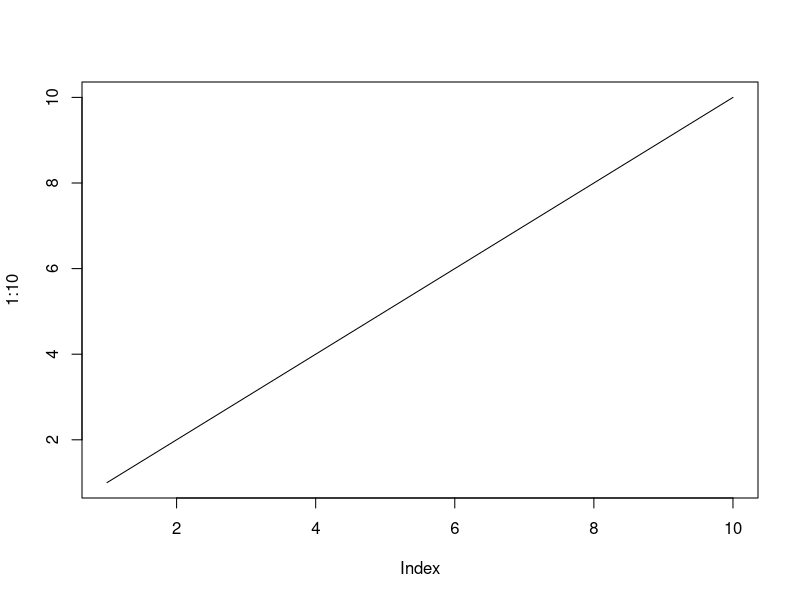
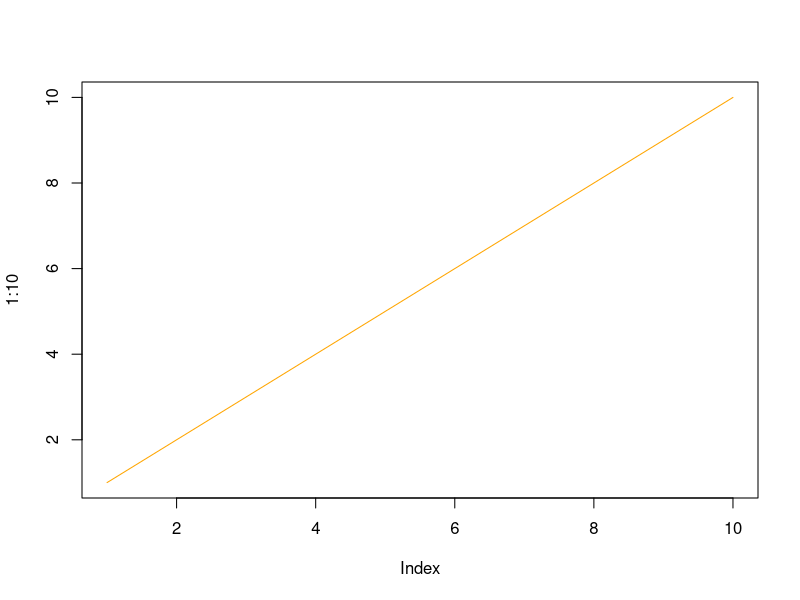
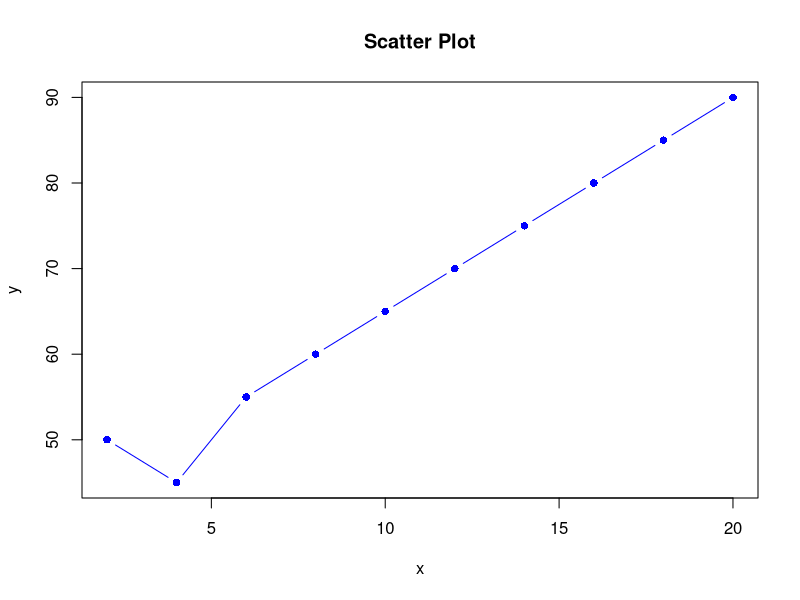
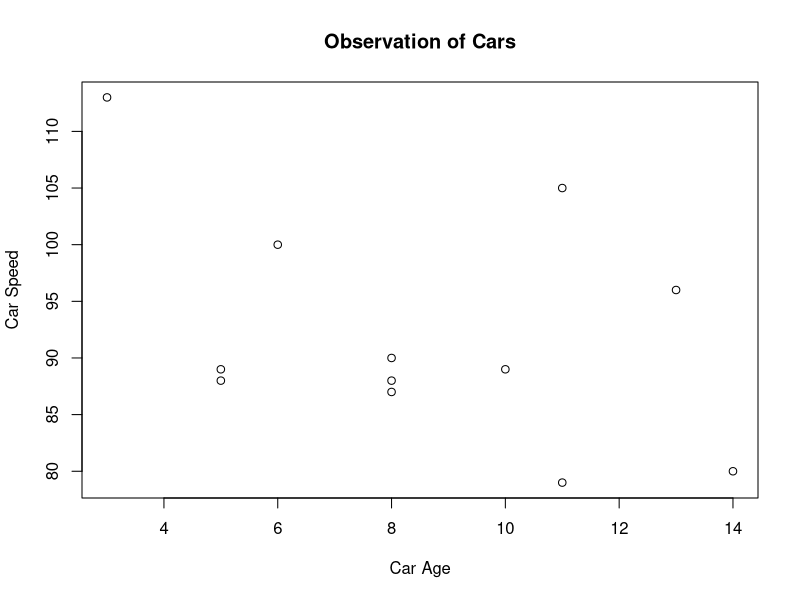
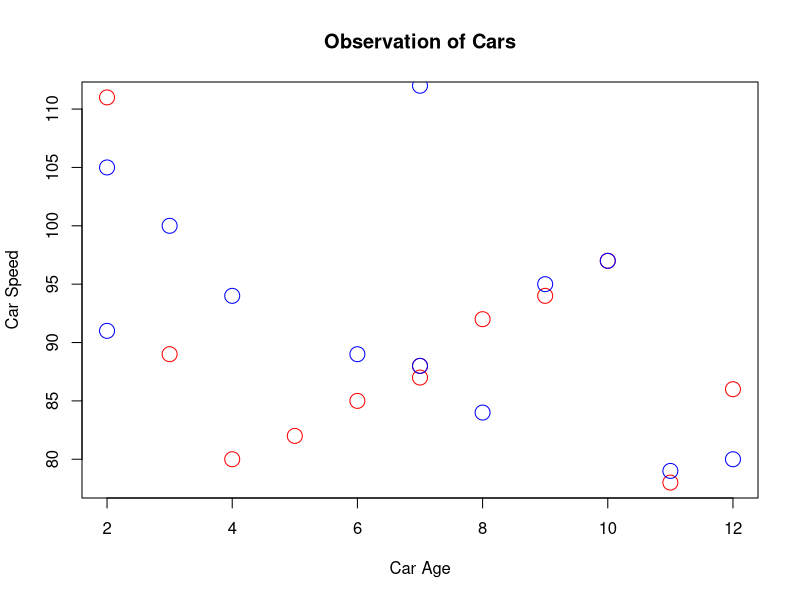
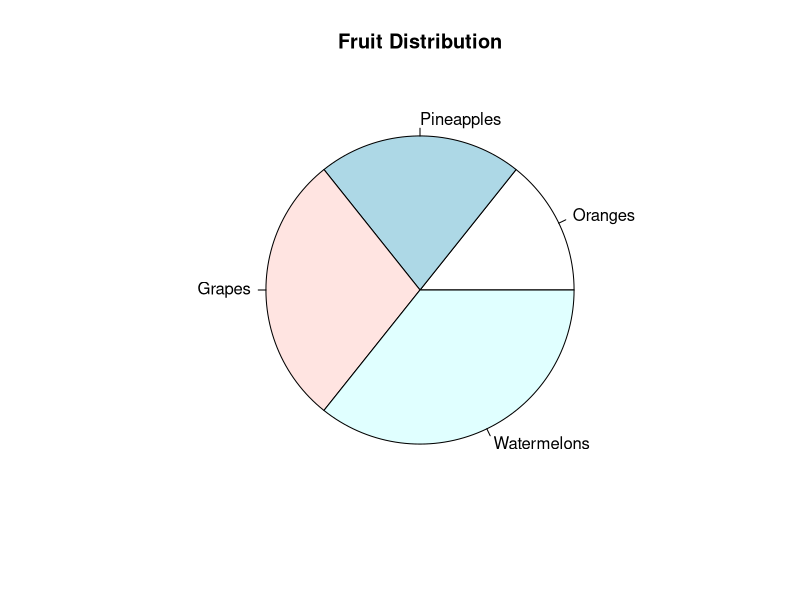
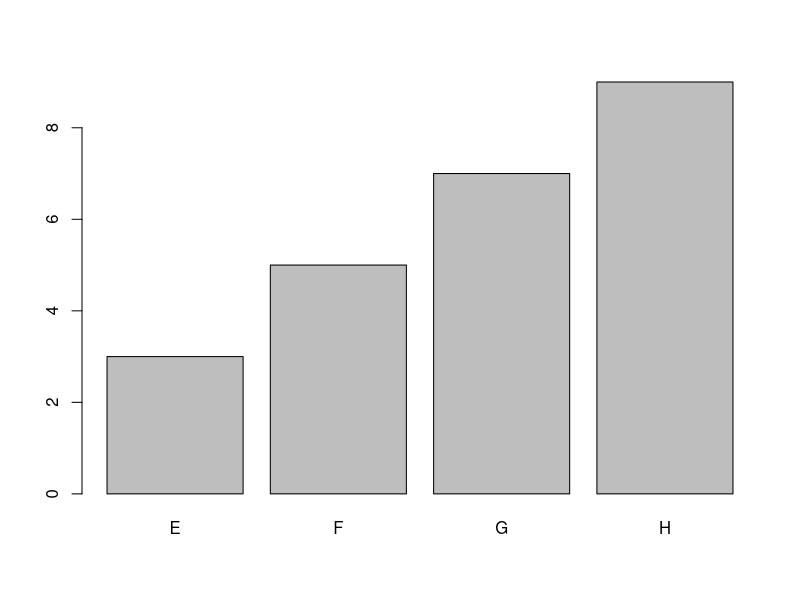
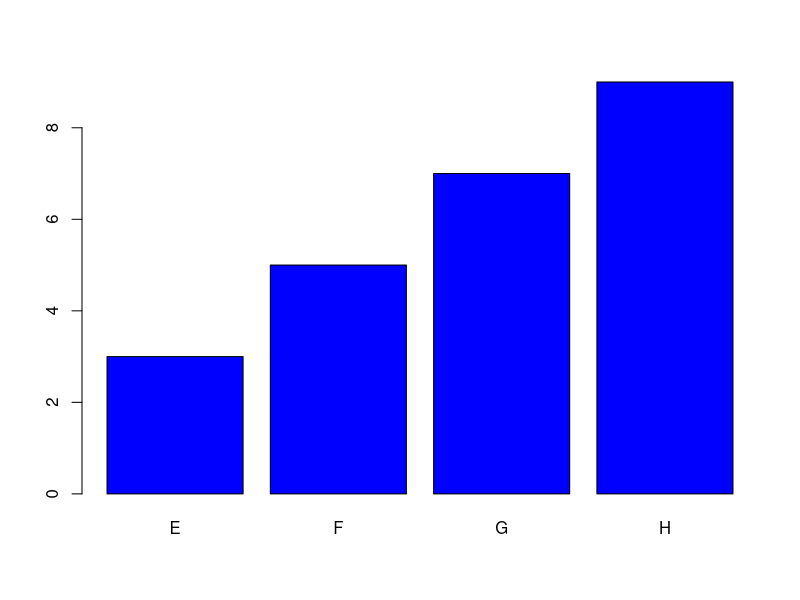

Source code (R) for these figures, in order:
plot(1:10, type = "l")
plot(1:10, type = "l", col = "orange")
x <- c(2, 4, 6, 8, 10, 12, 14, 16, 18, 20)
y <- c(50, 45, 55, 60, 65, 70, 75, 80, 85, 90)

plot(x, y, type = "b", col = "blue", pch = 16, main = "Scatter Plot", xlab = "x", ylab = "y")

# Define the x-coordinates for car age
x <- c(6, 8, 10, 8, 3, 11, 5, 13, 14, 11, 8, 5)

# Define the y-coordinates for car speed
y <- c(100, 88, 89, 90, 113, 105, 89, 96, 80, 79, 87, 88)

# Create a scatter plot to visualize the observation of cars
plot(x, y, main = "Observation of Cars", xlab = "Car Age", ylab = "Car Speed")

# Create vectors for the age and speed of cars on day one
x1 <- c(4, 6, 3, 8, 9, 7, 10, 5, 11, 2, 12, 7)
y1 <- c(80, 85, 89, 92, 94, 88, 97, 82, 78, 111, 86, 87)

# Create vectors for the age and speed of cars on day two
x2 <- c(1, 7, 8, 9, 4, 12, 2, 6, 15, 7, 11, 3, 14, 2, 10)
y2 <- c(105, 88, 84, 95, 94, 80, 105, 89, 90, 112, 79, 100, 80, 91, 97)

# Create a scatter plot of car age and speed for day one, with customized settings
plot(x1, y1, main = "Observation of Cars", xlab = "Car Age", ylab = "Car Speed", col = "red", cex = 2)

# Add points for the scatter plot of car age and speed for day two, with customized settings
points(x2, y2, col = "blue", cex = 2)

# Create a vector of pies
x <- c(12, 18, 24, 30)

# Create a vector of labels
mylabel <- c("Oranges", "Pineapples", "Grapes", "Watermelons")

# Display the pie chart with labels
pie(x, label = mylabel, main = "Fruit Distribution")

# x-axis values
x <- c("E", "F", "G", "H")

# y-axis values
y <- c(3, 5, 7, 9)

# Generate a vertical bar chart with four bars, labeled E, F, G, and H.
barplot(y, names.arg = x)

# Change the color of the bars to blue, enhancing the visual representation.
barplot(y, names.arg = x, col = "blue")
